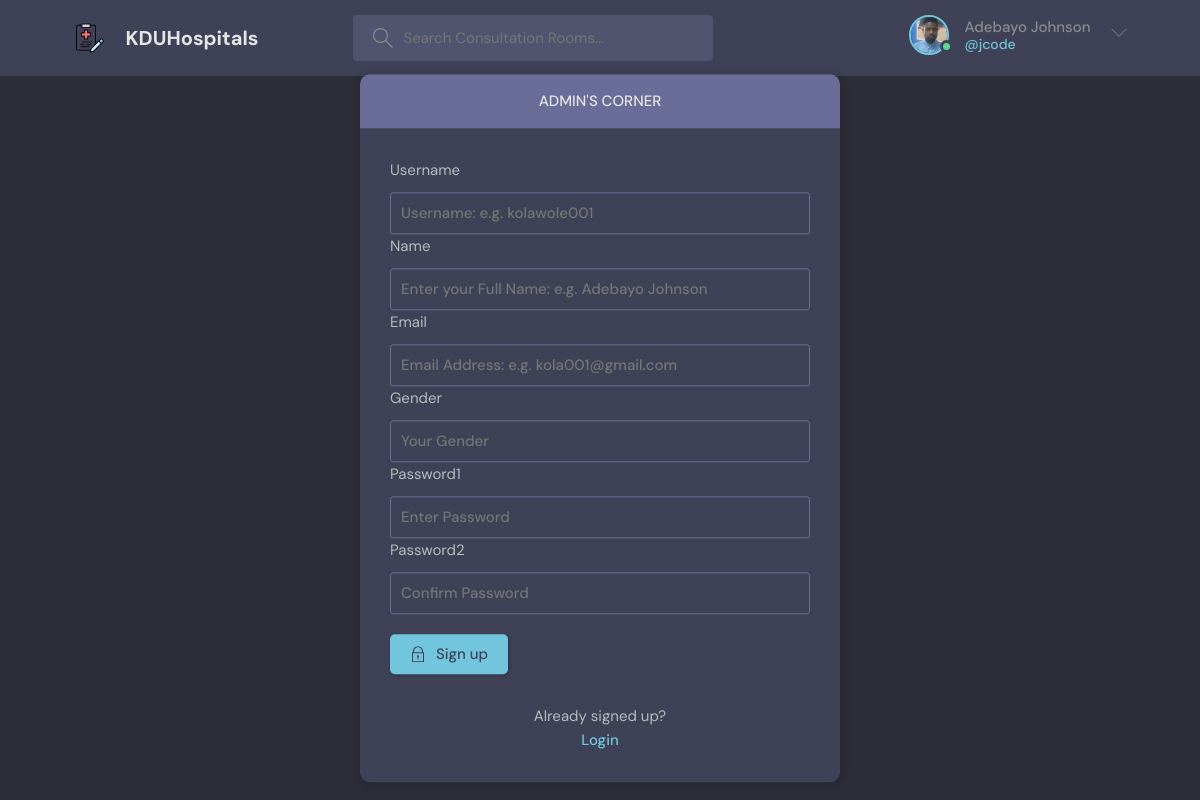
The page /register-admin/ (signed in) on the database its author committed.
### base/models.py (models this page shows)
class User(AbstractUser):
    name = models.CharField(max_length=200, null=True)
    email = models.EmailField(unique=True, null=True)
    bio = models.TextField(null=True)
    status = models.CharField(null=True,max_length = 20)
    hospital = models.ForeignKey(Hospital, on_delete=models.SET_NULL, null=True)
    specialisation = models.ForeignKey(Specialisation, on_delete=models.SET_NULL, null=True)
    avatar = models.ImageField(null=True, default="avatar.svg")
    certificate = models.ImageField(null=True, default="avatar.svg")
    gender = models.CharField(null=True,max_length = 20)
    card_number = models.CharField(null=True,max_length = 30)
    active = models.CharField(null=True,max_length = 3)
    created = models.DateTimeField(auto_now_add = True, null=True)
    USERNAME_FIELD = 'email'
    REQUIRED_FIELDS = []

### base/views.py (the view, shortened to what this page needs)
# urls.py: path('register-admin/', views.registerUserAdmin, name="register-admin"),
def registerUserAdmin(request):
    form  = MyAdminCreationForm()
    context = {'form':form}
    return render(request,'base/userAdmin_register.html', context)

### base/templates/base/userAdmin_register.html (shortened to what this page needs)
{% extends 'main.html' %}
{% block content %}
    <main class="auth layout">
        <div class="container">
          <div class="layout__box">
            <div class="layout__boxHeader">
              <div class="layout__boxTitle">
                <h3>Admin's Corner</h3>
              </div>
            </div>
            <div class="layout__body">
              <form class="form" action="" method="post">
                <div class="form__group form__group">
                  {% for field in form %}
                  <label for="room_name">{{field.label}}</label>
                    {{field}}
                    {% endfor %}
                </div>
                <button class="btn btn--main" type="submit">
                  Sign up
                </button>
              </form>
              <div class="auth__action">
                <p>Already signed up?</p>
                <a href="{% url 'login' %}" class="btn btn--link">Login</a>
              </div>
            </div>
          </div>
        </div>
      </main>
{% endblock content %}

### templates/navbar.html (shortened to what this page needs)
{% load static %}
<header class="header header--loggedIn">
    <div class="container">
      <a href="{% url 'home' %}" class="header__logo">
        <img src="{% static 'img/medicals.png' %}" />
        <h1>KDUHospitals</h1>
      </a>
      <form class="header__search" method="GET" action="{% url 'home' %}">
        <label>
          <input type="text" name="q" placeholder="Search Consultation Rooms..." />
        </label>
      </form>
      <nav class="header__menu">
        {% if request.user.is_authenticated %}
        <div class="header__user">
          <a href="{% url 'user-profile' request.user.id %}">
            <div class="avatar avatar--medium active">
              <img src="{{request.user.avatar.url}}" />
            </div>
            <p>{{request.user.name}} <span>@{{request.user.username}}</span></p>
          </a>
          <button class="dropdown-button">
            <svg version="1.1" xmlns="http://www.w3.org/2000/svg" width="32" height="32" viewBox="0 0 32 32">
              <title>chevron-down</title>
              <path d="M16 21l-13-13h-3l16 16 16-16h-3l-13 13z"></path>
            </svg>
          </button>
        </div>
        {% else %}
        <a href="{% url 'login' %}">
          <img src="{% static 'img/avatar.svg' %}" />
          <p>Login</p>
        </a>
        {% endif %}
      </nav>
    </div>
  </header>

### templates/main.html (style rules this page uses)
.form__group { position: relative; }

### rows shown on the page
User: user.avatar (picture), user.name "Adebayo Johnson", user.username "jcode"

### other values the page prints
{{ field.label }} "Username" "Name" "Email" "Gender" "Password1" "Password2"
